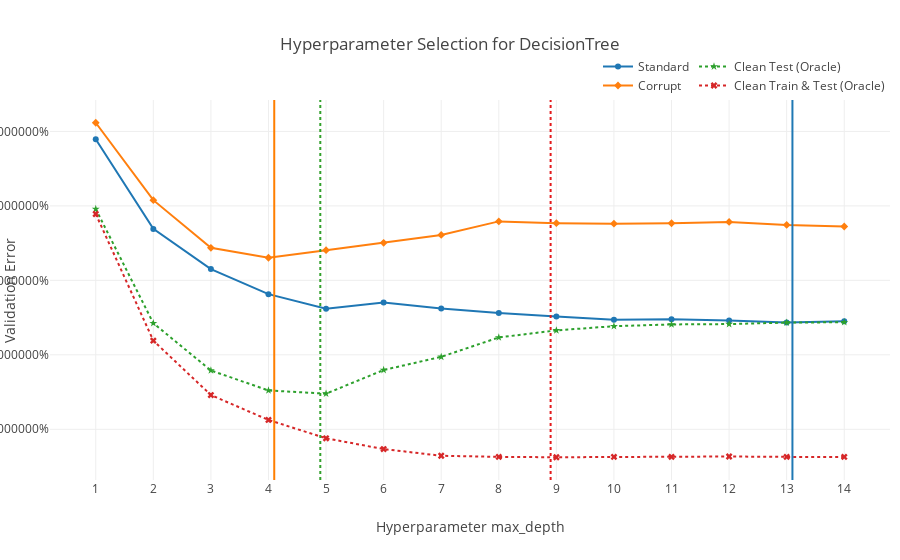

Notebook cell for this chart:
### Markdown cell above
## Explanation of Model Selection Methodologies
Let $y$ be the clean labels (in a real situation these are hidden). Let $c_1()$ and $c_2()$ be a label corruption functions (note that both depend on the data distribution X). In a real situation $c_1()$ is unknown/hidden and $c_2()$ is some sort of synthetic corruption (in our case KNN label corruption).

"CV" (blue) - Traditional cross validation
- train: $c_1(y)$
- test: $c_1(y)$

"Corrupt CV" (orange) - Cross validation where the training labels are synthetically corrupted before training but are left alone for testing. Note that the train/test split is computed based on $c_1(y)$ and then the corruption happens, i.e. train_test_split -> corruption_of_train.
- train: $c_2(c_1(y))$
- test: $c_1(y)$

"(Oracle) CV with Clean Test" (green) - Oracle/unrealistic cross validation where the model can only train on the corrupt labels but can test on clean labels. This is the best that any model could do if it can only train on corrupt labels.  This is what "Corrupt CV" is trying to mimic in terms of model selection.
- train: $c_1(y)$
- test: $y$

"(Oracle) CV with Clean Train & Test" (red) - Cross validation if full access to clean labels both for train and test.  This is the classic academic setting where we assume there is no label corruption. This difference between the previous oracle and this one shows how well the method could do if given perfectly clean labels.
- train: $y$
- test: $y$

## Observations
- The "Corrupt CV" curve approximately tracks the "(Oracle) CV with Clean Test" with a shift.  This shows that "Corrupt CV" is likely a better model selection methodology than "CV".
- "Corrupt CV" often performs significantly better than "CV" because it does not overfit the corrupt labels.

### Code cell
plot_results(results)

### Figure 1 — Plotly figure (JSON) as saved in the notebook; plotly's stock layout.template omitted (floating-point values rounded to 4 significant figures)
{"data": [{"error_y": {"array": [[0.01307], [0.01354], [0.01381], [0.008548], [0.009984], [0.01166], [0.01246], [0.01114], [0.01198], [0.01096], [0.01305], [0.01187], [0.01174], [0.01204]], "type": "data", "visible": false}, "legendgroup": 0, "line": {"dash": "solid"}, "marker": {"symbol": "circle"}, "mode": "lines+markers", "name": "Standard", "type": "scatter", "x": ["1", "2", "3", "4", "5", "6", "7", "8", "9", "10", "11", "12", "13", "14"], "y": [0.4895, 0.3691, 0.3151, 0.2815, 0.262, 0.2701, 0.2623, 0.2561, 0.2514, 0.2469, 0.2478, 0.2461, 0.2433, 0.2451]}, {"error_y": {"array": [[0.01724], [0.01863], [0.01863], [0.01557], [0.01452], [0.01321], [0.01491], [0.01336], [0.01554], [0.01597], [0.01487], [0.0153], [0.01394], [0.01422]], "type": "data", "visible": false}, "legendgroup": 0, "line": {"dash": "solid"}, "marker": {"symbol": "diamond"}, "mode": "lines+markers", "name": "Corrupt", "type": "scatter", "x": ["1", "2", "3", "4", "5", "6", "7", "8", "9", "10", "11", "12", "13", "14"], "y": [0.5117, 0.4077, 0.3437, 0.3304, 0.3405, 0.3504, 0.361, 0.3792, 0.3768, 0.3761, 0.3767, 0.3785, 0.3745, 0.3723]}, {"error_y": {"array": [[0.01479], [0.01337], [0.01345], [0.01377], [0.01497], [0.01636], [0.01563], [0.01379], [0.01306], [0.01349], [0.01166], [0.01035], [0.01122], [0.01185]], "type": "data", "visible": false}, "legendgroup": 1, "line": {"dash": "dot"}, "marker": {"symbol": "star"}, "mode": "lines+markers", "name": "Clean Test (Oracle)", "type": "scatter", "x": ["1", "2", "3", "4", "5", "6", "7", "8", "9", "10", "11", "12", "13", "14"], "y": [0.3958, 0.2425, 0.179, 0.1522, 0.1478, 0.1796, 0.1973, 0.2233, 0.2328, 0.2385, 0.2408, 0.2413, 0.2433, 0.2438]}, {"error_y": {"array": [[0.0162], [0.008664], [0.01372], [0.009367], [0.01081], [0.0101], [0.009216], [0.008272], [0.008225], [0.008512], [0.008512], [0.008317], [0.008512], [0.008512]], "type": "data", "visible": false}, "legendgroup": 1, "line": {"dash": "dot"}, "marker": {"symbol": "x"}, "mode": "lines+markers", "name": "Clean Train & Test (Oracle)", "type": "scatter", "x": ["1", "2", "3", "4", "5", "6", "7", "8", "9", "10", "11", "12", "13", "14"], "y": [0.3891, 0.219, 0.146, 0.1125, 0.08792, 0.07345, 0.06445, 0.06293, 0.06245, 0.06295, 0.06295, 0.06345, 0.06295, 0.06295]}], "layout": {"legend": {"orientation": "h", "traceorder": "grouped", "x": 1, "xanchor": "right", "y": 1, "yanchor": "bottom"}, "margin": {"b": 80, "l": 50, "r": 10, "t": 100}, "shapes": [{"line": {"color": "rgb(31,120,180)", "dash": "solid"}, "type": "line", "x0": 12.1, "x1": 12.1, "xref": "x", "y0": 0, "y1": 1, "yref": "paper"}, {"line": {"color": "rgb(255,127,0)", "dash": "solid"}, "type": "line", "x0": 3.1, "x1": 3.1, "xref": "x", "y0": 0, "y1": 1, "yref": "paper"}, {"line": {"color": "rgb(51,160,44)", "dash": "dot"}, "type": "line", "x0": 3.9, "x1": 3.9, "xref": "x", "y0": 0, "y1": 1, "yref": "paper"}, {"line": {"color": "rgb(227,26,28)", "dash": "dot"}, "type": "line", "x0": 7.9, "x1": 7.9, "xref": "x", "y0": 0, "y1": 1, "yref": "paper"}], "title": "Hyperparameter Selection for DecisionTree", "xaxis": {"title": "Hyperparameter max_depth", "type": "category"}, "yaxis": {"tickformat": "%", "title": "Validation Error"}}}
